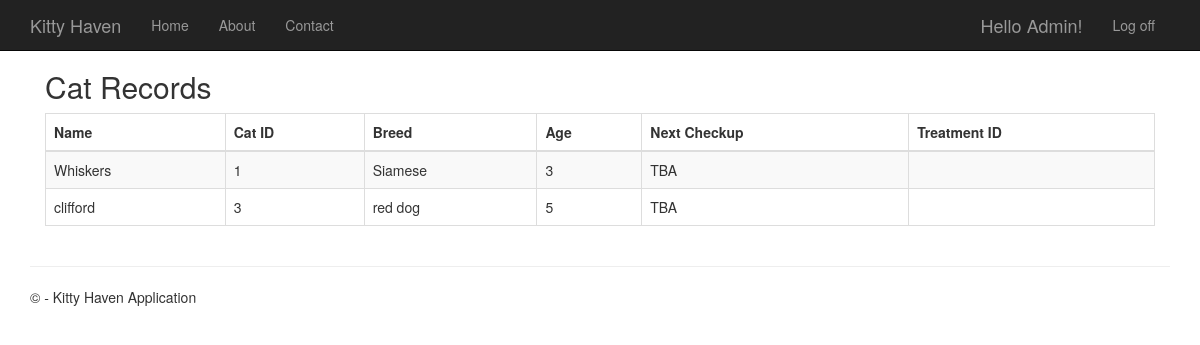
The page /report/ (signed in) on the database as committed earlier.
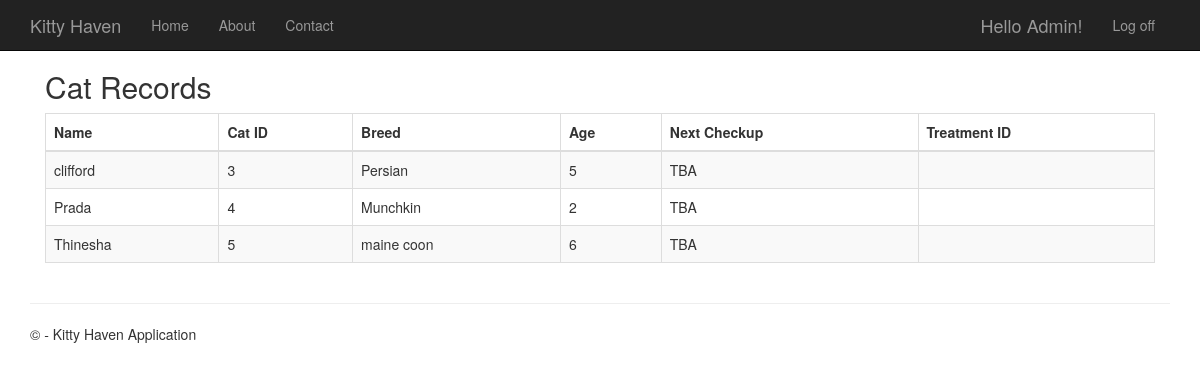
The same page on the database as committed later.
### CatDatabase/models.py (models this page shows, shortened)
class Cat(models.Model):
    CatID = models.AutoField(primary_key=True)
    UserID = models.ForeignKey(djangoUser, on_delete=models.CASCADE, null=True, blank=True)
    Name = models.CharField(max_length=50)
    Breed = models.CharField(max_length=50)
    Age = models.IntegerField()
    Gender = models.CharField(max_length=1)
    Description = models.CharField(max_length=500)

### app/views.py (the view)
# urls.py: path('report/', views.report, name='report'),
@login_required
def report(request):
    cats = Cat.objects.all()  # Fetch all cats from the database
    return render(request, 'app/report.html', {'cats': cats})

### app/templates/app/report.html
{% extends "app/layout.html" %}
{% block content %}
<div class="container mt-4">
    <h2 class="fw-bold">Cat Records</h2>
    <div class="table-responsive">
        <table class="table table-striped table-bordered">
            <thead class="table-dark">
                <tr>
                    <th>Name</th>
                    <th>Cat ID</th>
                    <th>Breed</th>
                    <th>Age</th>
                    <th>Next Checkup</th>
                    <th>Treatment ID</th>
                </tr>
            </thead>
            <tbody>
                {% for cat in cats %}
                <tr>
                    <td>{{ cat.Name }}</td>
                    <td>{{ cat.CatID }}</td>
                    <td>{{ cat.Breed }}</td>
                    <td>{{ cat.Age }}</td>
                    <td>{{ cat.Checkup|default:"TBA" }}</td>
                    <td>{{ cat.TreatmentID }}</td>
                </tr>
                {% empty %}
                <tr>
                    <td colspan="6" class="text-center">No records found</td>
                </tr>
                {% endfor %}
            </tbody>
        </table>
    </div>
</div>
{% endblock %}

Rows that differ between the two databases and show on the page:
removed Cat: Name "Whiskers", CatID "1", Breed "Siamese", Age "3", Checkup "TBA"
changed Cat "clifford": Breed "red dog" → "Persian"
added Cat: Name "Prada", CatID "4", Breed "Munchkin", Age "2", Checkup "TBA"
added Cat: Name "Thinesha", CatID "5", Breed "maine coon", Age "6", Checkup "TBA"
